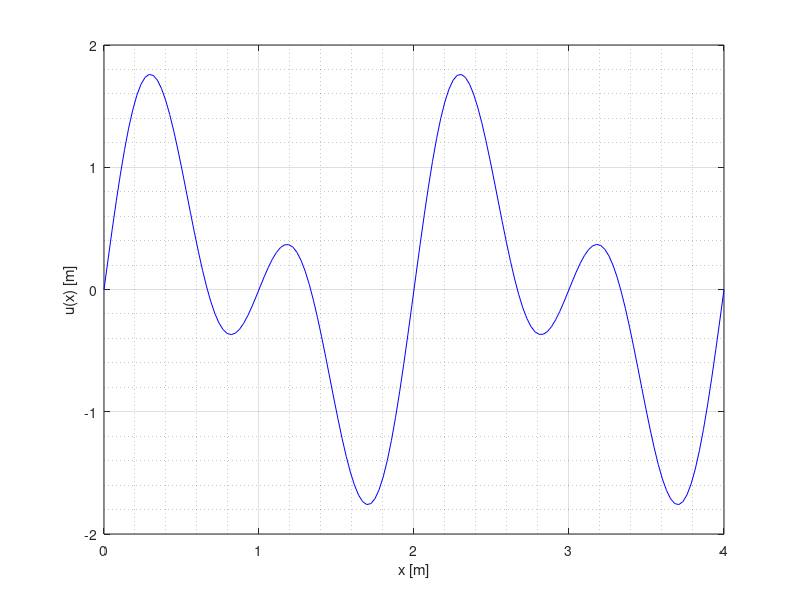

Write MATLAB code to recreate this figure.
clc;clear all;close all;
%% %% %% %% %% %% %% %% %% %% %% %% %% %% %% %% %% %% %% %% %% %% %% %% %% 
% Script file: Ondes_1D.m                                                 %
%                                                                         %
% Purpose: Solve the 1D wave equation                                     %
%                                                                         %
% Record of revisions:                                                    %
%     Date    Programmer     Description of change                        %
%     ====    ==========     =====================                        %
%   08/25/22  R. A. Hailer   Original code                                %
%%%%%%%%%%%%%%%%%%%%%%%%%%%%%%%%%%%%%%%%%%%%%%%%%%%%%%%%%%%%%%%%%%%%%%%%%%%

%% Discretization and data
c = 10; %Wave speed [m/s]
L = 4; %Length of space discretization [m]
n = 150; %Number of inner points for x discretization
nt = 755; %Number of points for the time discretization after t=0
tf = 2; %Final instant of time [s]
u0=0;uf=0; %values of extremities
delta_x = L/(n+1); %Space between points in space discretization
delta_t = tf/nt; %Distance between points in time discretization

x =(delta_x:delta_x:n*delta_x)';
x_plot=(0:delta_x:L)';
t = (0:delta_t:tf)';
alpha = c*(delta_t/delta_x);

if abs(alpha)<=1
    disp('This method will converge!')
    fprintf('alpha = %f',alpha)
else
    disp('alpha > 1, therefore this method will not converge!')
    fprintf('alpha = %f',alpha)
end

f = zeros(n+2,1); %Charge vector
u=2*sin((1.5*pi)*x).*cos(0.5*pi*x); %First state of the function u in space (t=0)
u=[u0;u;uf];
%First plot
figure(1)
plot(x_plot,u,'b-');grid on; grid minor;
xlabel('x [m]');ylabel('u(x) [m]');
xlim([0 L]);ylim([-2 2])
hold on
pause(0.01)
clf
%We are at t=0. Therefore, for t1 we should be needing u_{t=-1}, then we
%should use the boundary condition for the derivative of time at t=0, which
%states that u_{t=-1}=u_{t=+1}. Therefore, the next vector generated is
u_minus1=u;
for i=2:n+1
           u_plus1(i,1) = ((alpha^2)/2)*u(i-1)+((alpha^2)/2)*u(i+1)+(1-alpha^2)*u(i)+((delta_t^2)/2)*f(i);
end
u_plus1 = [u_plus1;uf];
u=u_plus1;
%now u is the vector at time t1 and u_minus1 is the vector at time t0
figure(1)
plot(x_plot,u,'b-');grid on; grid minor;
xlabel('x [m]');ylabel('u(x) [m]');
xlim([0 L]);ylim([-2 2])
hold on
pause(0.01)
clf

%% SOLVER

for count=2:nt
    for i=2:n+1
       u_plus1(i,1) = -u_minus1(i)+(alpha^2)*u(i-1)+(alpha^2)*u(i+1)+2*(1-alpha^2)*u(i)+(delta_t^2)*f(i); 
    end
    aux=u;
    u=u_plus1;
    u_minus1=aux;
    figure(1)
    plot(x_plot,u_plus1,'b-'); grid on; grid minor;
    xlabel('x [m]');ylabel('u(x) [m]');
    xlim([0 L]);ylim([-2 2])
    hold on
    pause(0.01)
    if count<nt
        clf
    else
        break
    end 
end
hold off





